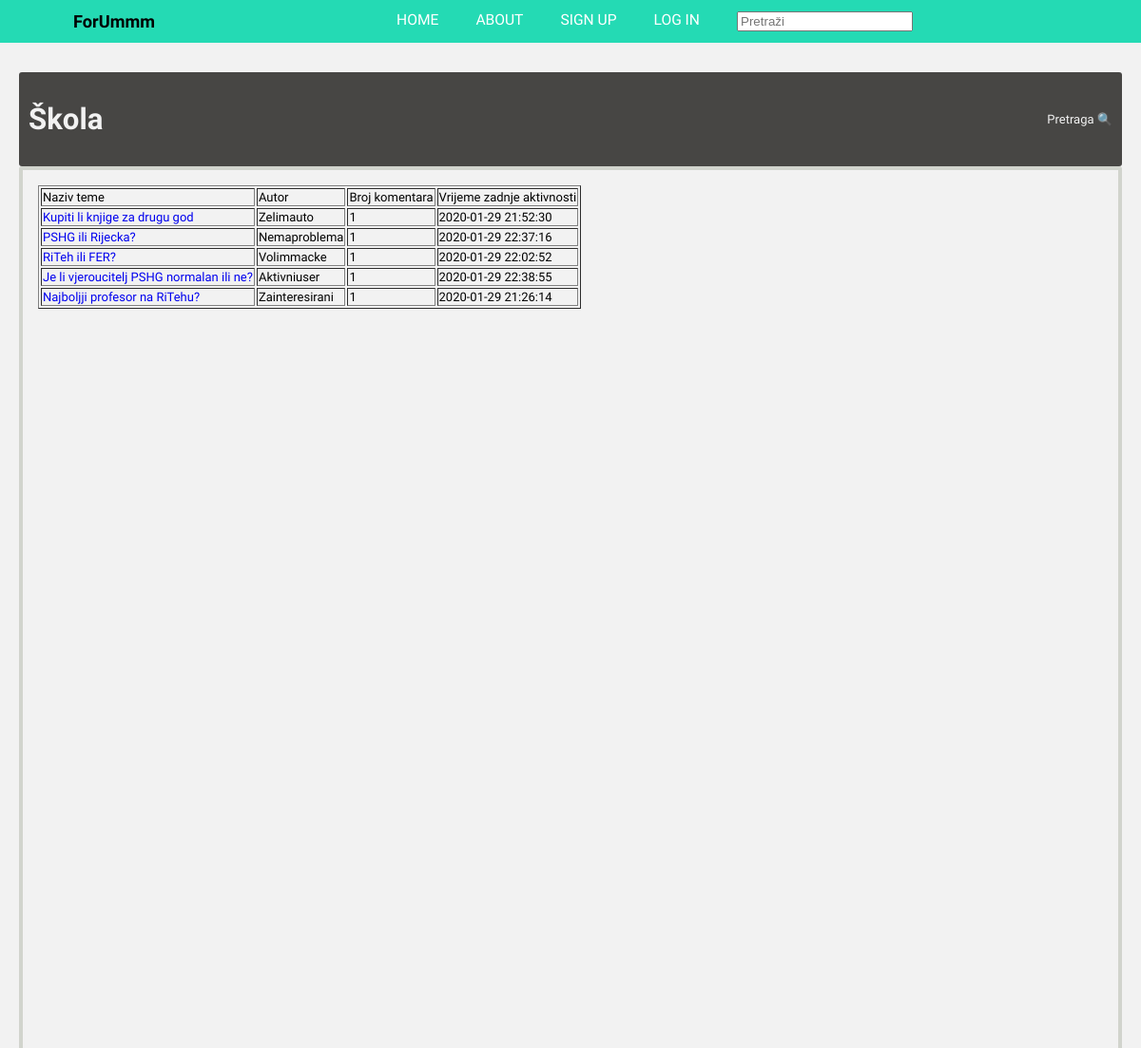
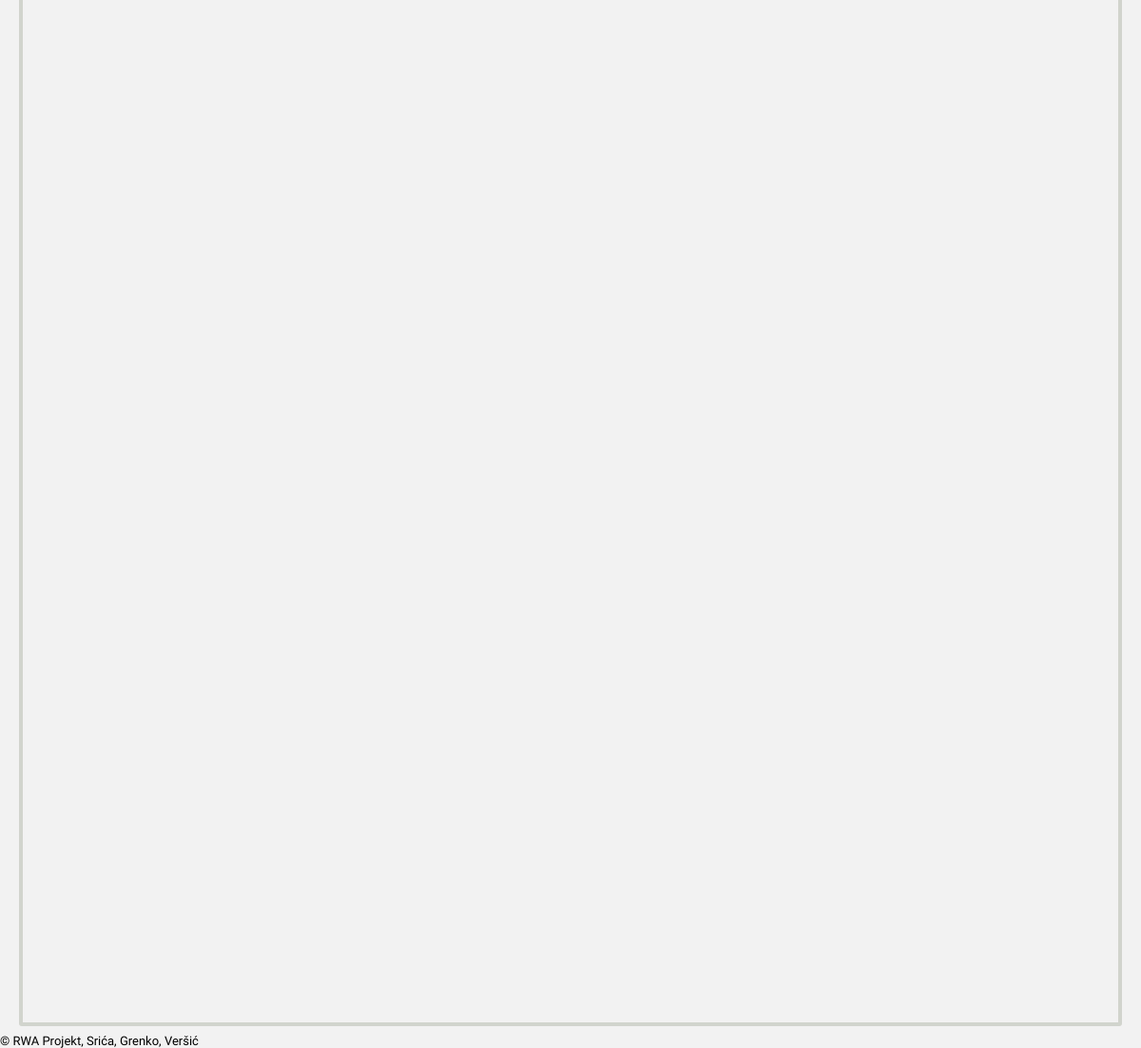
Screenshot of /kategorija.php?category=skola with the database file from the repository (2 pictures, top to bottom).
### tables this page shows
CREATE TABLE `skola` (
  `id` int(11) NOT NULL,
  `postId` tinyint(4) DEFAULT NULL,
  `naslov` text DEFAULT NULL,
  `post` text DEFAULT NULL,
  `date_time` datetime DEFAULT current_timestamp(),
  `username` varchar(30) DEFAULT NULL,
  `komentar` tinyint(4) DEFAULT NULL
);

### kategorija.php (the view, shortened to what this page needs)
<?php
$category = $_GET['category'];
$display_category = ucfirst($category);
$display_category= str_replace('_',' ',$display_category);
$display_category=str_replace('zivot','život',$display_category );
$display_category=str_replace('Skola', 'Škola',$display_category);
  include("header.php");
?>
<!DOCTYPE html>
<html lang="en" dir="ltr">
    <div class="forum">
         <div class="f_middle">
              <div class="content_header">
                  <div class="current_page">
                       <a  href="#"><h1><?php echo $display_category; ?></h1></a>
                  </div>
                  <div class="search">
                       <a  href="#">Pretraga 🔍</a>
                  </div>
             </div>
              <div class="f_content">
                   <div class="main_content">
                     <?php
                     require 'includes/dbconnect.inc.php';
                     $query = "SELECT naslov,id,username FROM $category WHERE  komentar IS NULL";
                     $result = mysqli_query($conn, $query);
                     echo "<TABLE border=1>";
	                     echo "<TR>";
	                     echo "<TD> Naziv teme </TD>";
	                     echo "<TD> Autor </TD>";
	                     echo "<TD> Broj komentara </TD>";
	                     echo "<TD> Vrijeme zadnje aktivnosti </TD>";
	                     echo "</TR>";
	                        $query2 = "SELECT date_time, postId FROM $category WHERE komentar IS NOT NULL GROUP BY postId";
	                        $result2 = mysqli_query($conn, $query2);
                     while ($row = $result->fetch_assoc()) {
                       $var = $row['id'];
	                        $query1 = "SELECT COUNT(*) FROM $category WHERE postId = $var";
	                        $result1 = mysqli_query($conn, $query1);
	                        $row1 = $result1->fetch_assoc();
	                        $row2 = $result2->fetch_assoc();
	                        echo "<TR>";
	                          echo "<TD>". "<a href='pitanje.php?category=".$category."&id=".$row['id']."'>".$row['naslov']."</a>" ."</TD>";
	                          echo "<TD>". $row['username'] ."</TD>";
	                          echo "<TD>" . $row1['COUNT(*)'] . "</TD>";
	                          echo "<TD>" . $row2['date_time'] . "</TD>";
	                        echo "</TR>";
	                     }
	                     echo "</TABLE>";
                      ?>
                  </div>
                  <div class="side_menu">
                  </div>
             </div>
         </div>
    </div>
    <div class="footer">
      © RWA Projekt, Srića, Grenko, Veršić
    </div>
</body>
</html>

### assets/css/header.css (style rules this page uses)
:root { --background: rgba(0, 214, 170, .85); }

### assets/css/styles.css (style rules this page uses)
html { font-size: 13px; }
*, *::before, *::after { box-sizing: border-box; text-decoration: none; }
.forum { padding-top: 68px; }
.f_middle { margin:8px 20px; }
.content_header { display: grid; grid-template-columns: 4fr 1fr; grid-template-areas: "current_page search"; justify-items: start; align-items: center; background-color: #474644; border-radius: 3px; }
.content_header a { color: #f2f2f2; }
.current_page { padding: 5px; margin: 5px; }
.current_page a { font-size: 1.2em; font-weight: 600; }
.search { justify-self: end; margin-right: 10px; }
.search a { font-weight: 500; }
.f_content { display: grid; grid-template-columns: 5fr 1fr; grid-template-areas: "main_content side_menu"; border:solid 4px #d1d4cd; border-radius: 3px; }
.main_content { height: auto; min-height: 2000px; padding:16px; }

### rows the page displays
skola: naslov "Kupiti li knjige za drugu god", username "Zelimauto", COUNT "1", date_time "2020-01-29 21:52:30"
skola: naslov "PSHG ili Rijecka?", username "Nemaproblema", COUNT "1", date_time "2020-01-29 22:37:16"
skola: naslov "RiTeh ili FER?", username "Volimmacke", COUNT "1", date_time "2020-01-29 22:02:52"
skola: naslov "Je li vjeroucitelj PSHG normalan ili ne?", username "Aktivniuser", COUNT "1", date_time "2020-01-29 22:38:55"
skola: naslov "Najboljji profesor na RiTehu?", username "Zainteresirani", COUNT "1", date_time "2020-01-29 21:26:14"

### other values shown
$display_category "Škola"
